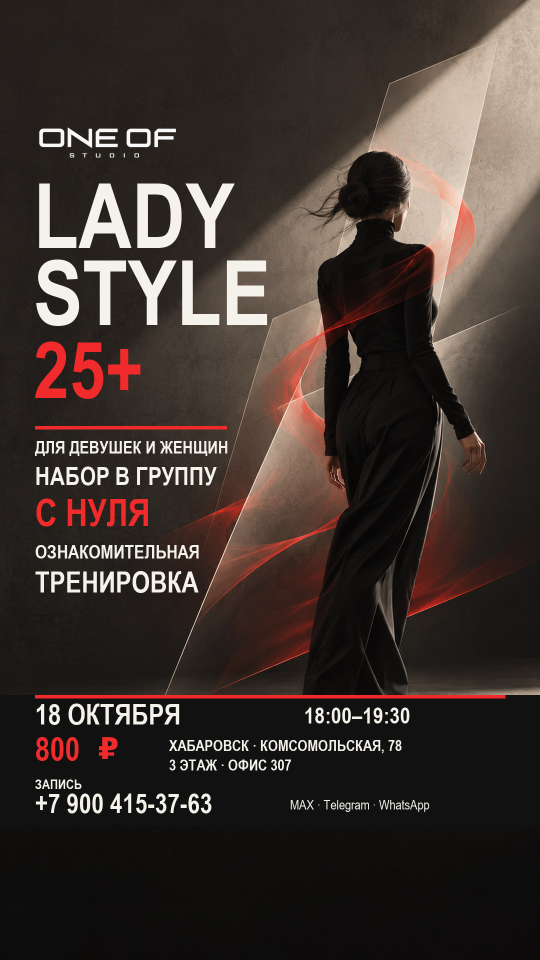
#> input picture assets/web/vk-ads/lady-style-aura-story-9x16.jpg, 1080 x 1920 px, given in place of lady-style-intro-olga-portrait.png, which was not available (shown at 1/2 size)
$ python render_lady_style_intro_ad.py
#> lines starting #> are read from the running program, lines starting #| are printed output that depends on the picture; pictures that were not available may be replaced by others from this repository, and a replacement may not be noted
from PIL import Image, ImageDraw, ImageFont
from pathlib import Path

ROOT = Path(__file__).resolve().parents[1]
SOURCE = ROOT / 'assets/originals/events/lady-style-intro-olga-portrait.png'
OUT = ROOT / 'assets/web/vk-ads/lady-style-intro-18-october-4x5.jpg'
W, H = 1080, 1350
IVORY = (246, 242, 235)
BLACK = (17, 17, 17)
RED = (223, 34, 42)

photo = Image.open(SOURCE).convert('RGB')
#> photo is the input picture: PIL image 1080x1920 RGB; mean R, G, B 61.8, 51.4, 46.4
photo = photo.resize((1080, round(photo.height * 1080 / photo.width)), Image.Resampling.LANCZOS)
canvas = Image.new('RGB', (W, H), BLACK)
#> canvas: PIL image 1080x1350 RGB; every value is 17
canvas.paste(photo.crop((0, 0, 1080, 950)), (0, 0))
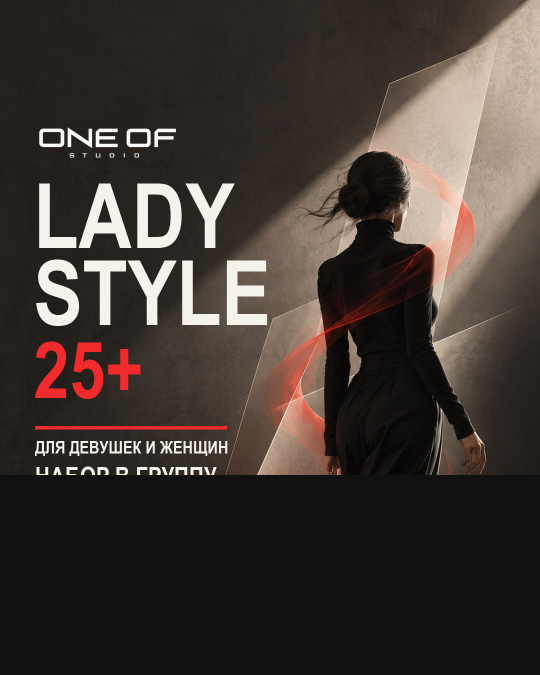
#> canvas: PIL image 1080x1350 RGB (shown at 1/2 size); mean R, G, B 64.7, 55.9, 50.6
d = ImageDraw.Draw(canvas)

def font(size, bold=False, narrow=False):
    name = 'ARIALNB.TTF' if bold and narrow else 'ARIALN.TTF' if narrow else 'arialbd.ttf' if bold else 'arial.ttf'
    return ImageFont.truetype('C:/Windows/Fonts/' + name, size)

def write(x, y, s, size, fill=BLACK, bold=False, narrow=False):
    d.text((x, y), s, font=font(size, bold, narrow), fill=fill, anchor='lt')

# A quiet invitation and a strong, legible hierarchy on the clean side of the portrait.
d.rectangle((60, 62, 340, 137), fill=BLACK)
logo = Image.open(ROOT / 'brand_assets/web/logo.png').convert('RGBA')
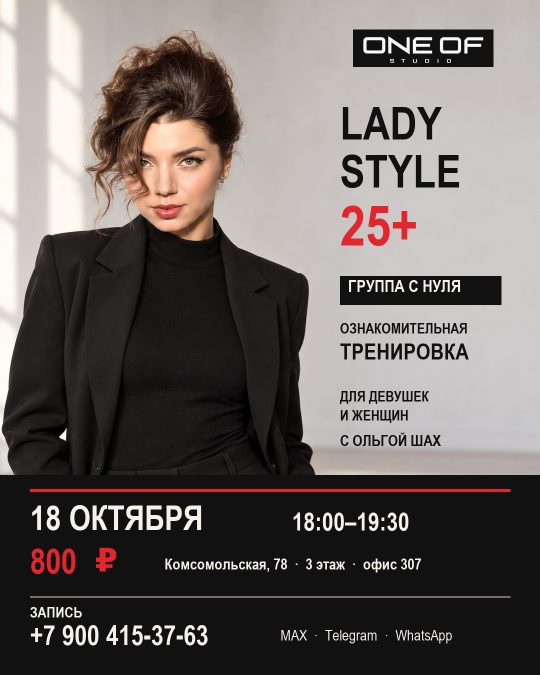
#> input picture assets/web/vk-ads/lady-style-intro-variant-02-4x5.jpg, 1080 x 1350 px, given in place of logo.png, which was not available (shown at 1/2 size)
logo.thumbnail((240, 59), Image.Resampling.LANCZOS)
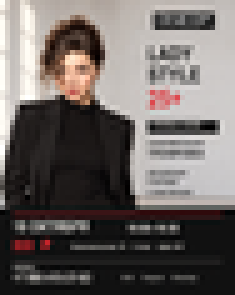
#> logo: PIL image 47x59 RGBA (shown 5 times larger); mean R, G, B, A 109, 102.2, 99.4, 255
canvas.paste(logo, (80, 69), logo)
write(365, 85, 'ХАБАРОВСК', 25, BLACK, True, True)
write(61, 158, 'ДЛЯ ДЕВУШЕК И ЖЕНЩИН', 26, BLACK, True, True)
write(61, 196, 'НАБОР В ГРУППУ', 34, BLACK, True, True)
write(61, 242, 'LADY', 124, BLACK, True, True)
write(61, 358, 'STYLE', 124, BLACK, True, True)
write(61, 479, '25+', 120, RED, True, True)
d.rectangle((62, 640, 458, 699), fill=BLACK)
write(79, 650, 'МОЖНО С НУЛЯ', 39, IVORY, True, True)
write(61, 739, 'ОЗНАКОМИТЕЛЬНАЯ', 35, BLACK, True, True)
write(61, 780, 'ТРЕНИРОВКА', 55, BLACK, True, True)
write(61, 863, 'С ОЛЬГОЙ ШАХ', 31, BLACK, True, True)

# Information panel, spaced for mobile feed legibility.
d.rectangle((0, 950, W, H), fill=BLACK)
d.rectangle((60, 980, 1020, 984), fill=RED)
write(60, 1011, '18 ОКТЯБРЯ', 69, IVORY, True, True)
write(585, 1025, '18:00–19:30', 50, IVORY, True, True)
write(60, 1098, '800', 69, (255, 73, 78), True, True)
d.text((190, 1095), '₽', font=ImageFont.truetype('C:/Windows/Fonts/DejaVuSans-Bold.ttf', 65), fill=(255, 73, 78), anchor='lt')
write(331, 1118, 'Комсомольская, 78  ·  3 этаж  ·  офис 307', 31, IVORY, True, True)
d.rectangle((60, 1194, 1020, 1196), fill=(116, 110, 107))
write(60, 1214, 'ЗАПИСЬ', 31, IVORY, True, True)
write(60, 1250, '+7 900 415-37-63', 55, IVORY, True, True)
write(562, 1260, 'MAX  ·  Telegram  ·  WhatsApp', 30, IVORY, False, True)

OUT.parent.mkdir(parents=True, exist_ok=True)
canvas.save(OUT, 'JPEG', quality=88, subsampling=0, optimize=True)
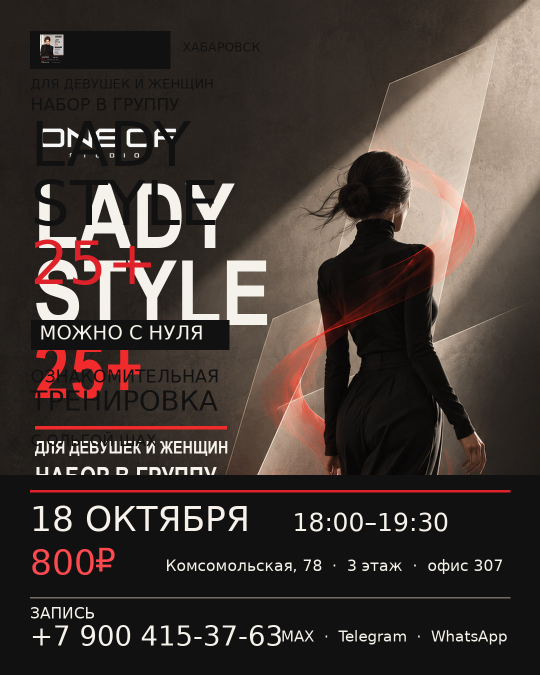
#> saved as lady-style-intro-18-october-4x5.jpg: PIL image 1080x1350 RGB (shown at 1/2 size); mean R, G, B 68, 58, 53
print(OUT, OUT.stat().st_size)
